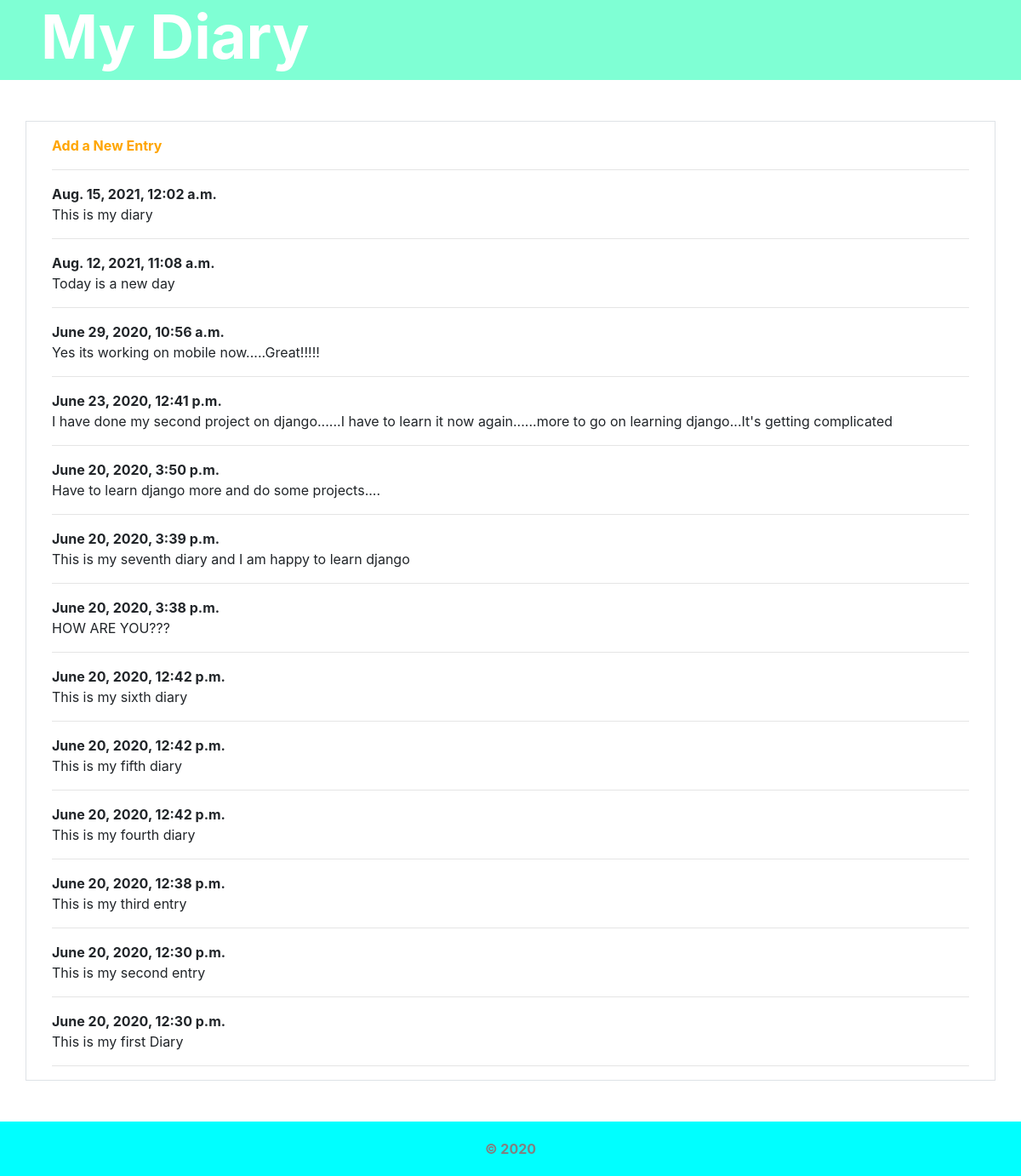
Before: / with the older database file.
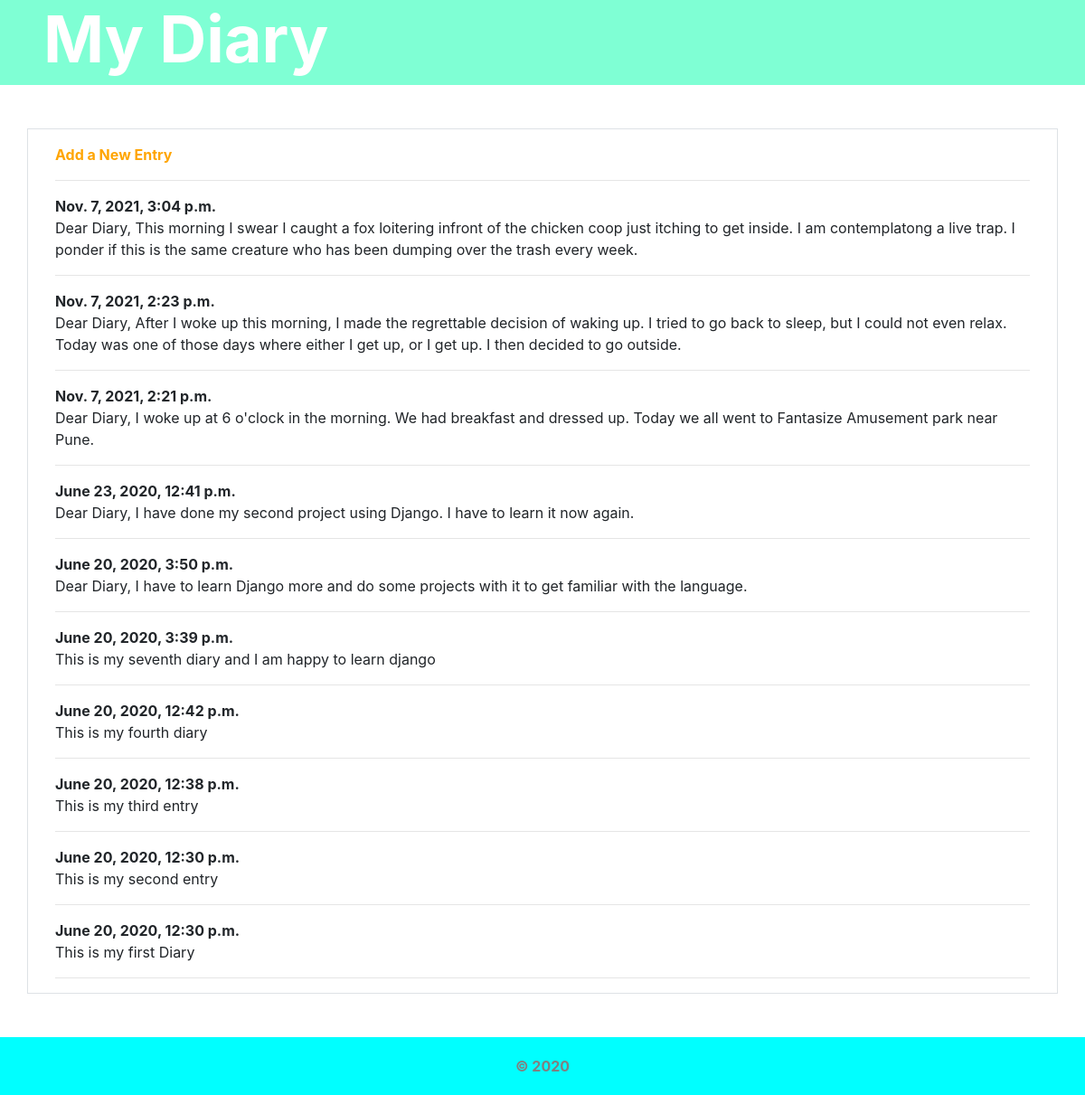
After: the same page with the newer database file.
### diaryEntry/models.py (models this page shows, shortened)
class Entry(models.Model):
	text = models.TextField()
	date_posted = models.DateTimeField(auto_now_add=True)
	class Meta:
		verbose_name_plural = 'entries'

### diaryEntry/views.py (the view)
# urls.py: path('',views.index,name="home"),
def index(request):
	entries = Entry.objects.order_by("-date_posted") #order date wise and time wise
	content = {'entries':entries}
	return render(request,'diaryEntry/homepage.html',content)

### diaryEntry/templates/diaryEntry/homepage.html (shortened to what this page needs)
{% load static %}
<!DOCTYPE html>
<html>
  <head>
    <link
      rel="stylesheet"
      href="https://maxcdn.bootstrapcdn.com/bootstrap/4.4.1/css/bootstrap.min.css"
    />
    <link
      rel="stylesheet"
      type="text/css"
      href="{% static 'css/style.css' %}"
    />
  </head>
  <body>
    <div class="jumbotron-fluid">
      <div class="d-flex ml-5">
        <h2 class="display-3">My Diary</h2>
      </div>
    </div>
    <div class="container border mt-5 mb-5">
      <div class="container">
        <div class="d-flex flex-column">
          <span class="mt-3"
            ><a href="{% url 'add' %}" class="font-weight-bold"
              >Add a New Entry</a
            ></span
          >
          <div id="content">
            <hr />
            {% for x in entries %}
            <strong>{{ x.date_posted }}</strong>
            <p>{{ x.text }}</p>
            <hr />
            {% endfor %}
          </div>
        </div>
      </div>
    </div>
    <div class="container-fluid">
      <div class="text-center">
        <span>&copy; 2020</span>
      </div>
    </div>
  </body>
</html>

### static/css/style.css (style rules this page uses)
.jumbotron-fluid:first-child { background:aquamarine; }
.jumbotron-fluid:first-child h2 { color:white; font-weight: bold; }
a { color:orange; }
.container-fluid { background:aqua; padding:20px; color:grey; font-weight: bold; }

Changed rows visible on the page:
removed Entry: date_posted "Aug. 15, 2021, 12:02 a.m.", text "This is my diary"
removed Entry: date_posted "Aug. 12, 2021, 11:08 a.m.", text "Today is a new day"
removed Entry: date_posted "June 29, 2020, 10:56 a.m.", text "Yes its working on mobile now.....Great!!!!!"
removed Entry: date_posted "June 20, 2020, 3:38 p.m.", text "HOW ARE YOU???"
removed Entry: date_posted "June 20, 2020, 12:42 p.m.", text "This is my sixth diary"
removed Entry: date_posted "June 20, 2020, 12:42 p.m.", text "This is my fifth diary"
added Entry: date_posted "Nov. 7, 2021, 3:04 p.m.", text "Dear Diary, This morning I swear I caught a fox loitering infront of the chicken coop just itching to get inside. I am contemplatong a live trap. I ponder if this is the same creature who has been dumping over the trash every week."
added Entry: date_posted "Nov. 7, 2021, 2:23 p.m.", text "Dear Diary, After I woke up this morning, I made the regrettable decision of waking up. I tried to go back to sleep, but I could not even relax. Today was one of those days where either I get up, or I get up. I then decided to go outside."
added Entry: date_posted "Nov. 7, 2021, 2:21 p.m.", text "Dear Diary, I woke up at 6 o'clock in the morning. We had breakfast and dressed up. Today we all went to Fantasize Amusement park near Pune."
changed Entry: text "I have done my second project on django......I have to learn it now again......more to go on learning django...It's getting complicated" → "Dear Diary, I have done my second project using Django. I have to learn it now again."
changed Entry: text "Have to learn django more and do some projects...." → "Dear Diary, I have to learn Django more and do some projects with it to get familiar with the language."
